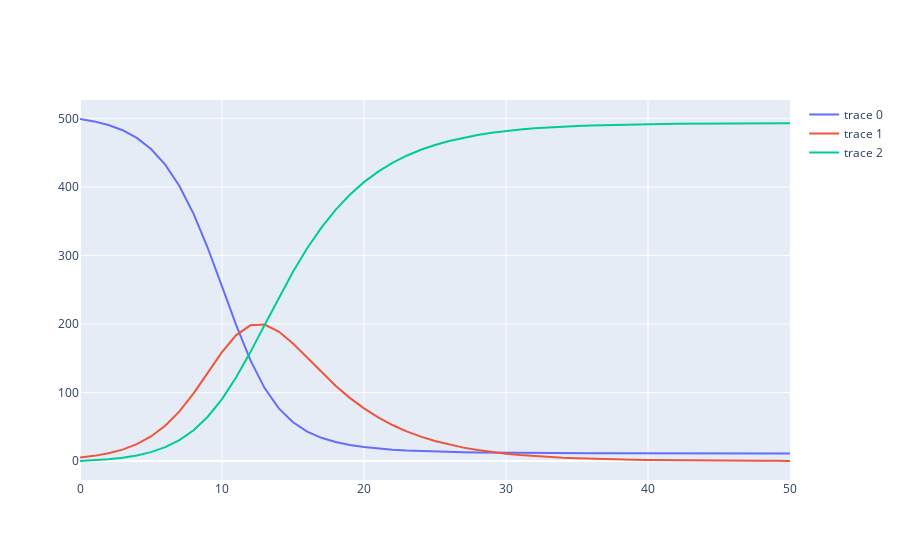

Source (notebook cell):
### Code cell
SIR(b=0.7/500,v=1/5,S_0=[499,],I_0=[5,],time=50)
